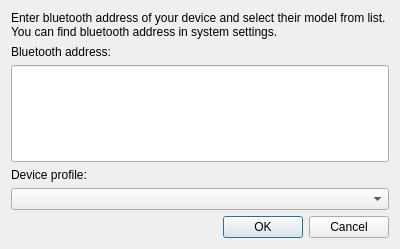
<?xml version="1.0" encoding="UTF-8"?>
<ui version="4.0">
 <class>Dialog</class>
 <widget class="QDialog" name="Dialog">
  <property name="geometry">
   <rect>
    <x>0</x>
    <y>0</y>
    <width>400</width>
    <height>249</height>
   </rect>
  </property>
  <property name="windowTitle">
   <string>Manual connect</string>
  </property>
  <layout class="QVBoxLayout" name="verticalLayout">
   <item>
    <widget class="QLabel" name="label">
     <property name="text">
      <string>Enter bluetooth address of your device and select their model from list. You can find bluetooth address in system settings.</string>
     </property>
     <property name="wordWrap">
      <bool>true</bool>
     </property>
    </widget>
   </item>
   <item>
    <widget class="QLabel" name="label_3">
     <property name="sizePolicy">
      <sizepolicy hsizetype="Preferred" vsizetype="Fixed">
       <horstretch>0</horstretch>
       <verstretch>0</verstretch>
      </sizepolicy>
     </property>
     <property name="text">
      <string>Bluetooth address:</string>
     </property>
    </widget>
   </item>
   <item>
    <widget class="QLineEdit" name="address_field">
     <property name="sizePolicy">
      <sizepolicy hsizetype="Expanding" vsizetype="Expanding">
       <horstretch>0</horstretch>
       <verstretch>0</verstretch>
      </sizepolicy>
     </property>
     <property name="inputMask">
      <string/>
     </property>
    </widget>
   </item>
   <item>
    <widget class="QLabel" name="label_2">
     <property name="sizePolicy">
      <sizepolicy hsizetype="Preferred" vsizetype="Fixed">
       <horstretch>0</horstretch>
       <verstretch>0</verstretch>
      </sizepolicy>
     </property>
     <property name="text">
      <string>Device profile:</string>
     </property>
    </widget>
   </item>
   <item>
    <widget class="QComboBox" name="profile_picker"/>
   </item>
   <item>
    <widget class="QDialogButtonBox" name="buttonBox">
     <property name="orientation">
      <enum>Qt::Horizontal</enum>
     </property>
     <property name="standardButtons">
      <set>QDialogButtonBox::Cancel|QDialogButtonBox::Ok</set>
     </property>
    </widget>
   </item>
  </layout>
 </widget>
 <resources/>
 <connections>
  <connection>
   <sender>buttonBox</sender>
   <signal>accepted()</signal>
   <receiver>Dialog</receiver>
   <slot>accept()</slot>
   <hints>
    <hint type="sourcelabel">
     <x>248</x>
     <y>254</y>
    </hint>
    <hint type="destinationlabel">
     <x>157</x>
     <y>274</y>
    </hint>
   </hints>
  </connection>
  <connection>
   <sender>buttonBox</sender>
   <signal>rejected()</signal>
   <receiver>Dialog</receiver>
   <slot>reject()</slot>
   <hints>
    <hint type="sourcelabel">
     <x>316</x>
     <y>260</y>
    </hint>
    <hint type="destinationlabel">
     <x>286</x>
     <y>274</y>
    </hint>
   </hints>
  </connection>
 </connections>
</ui>
